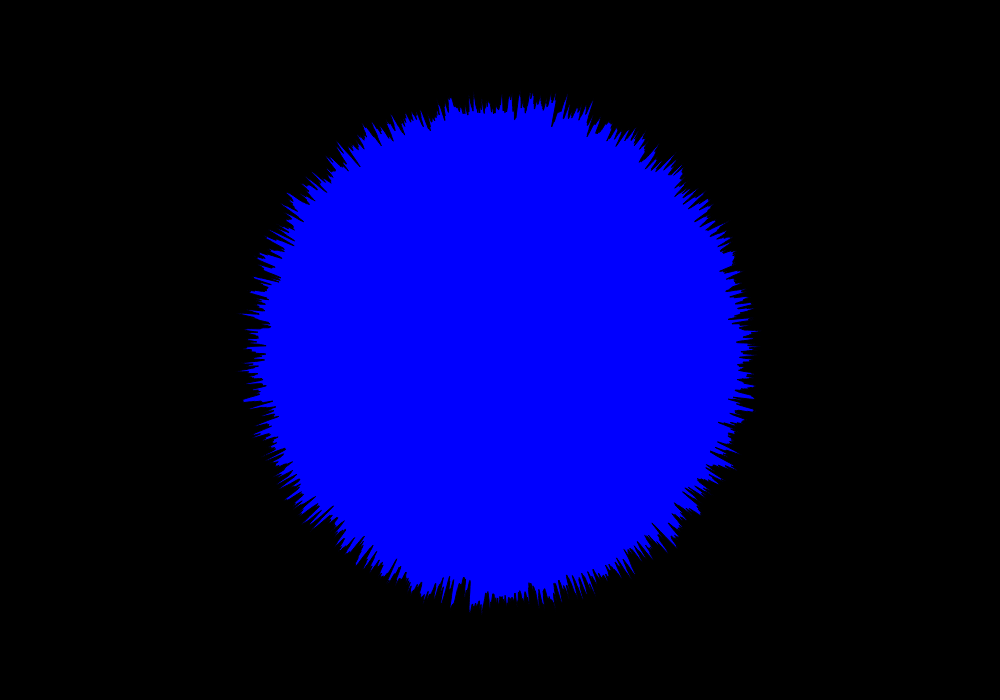
Frame 1 (no input)
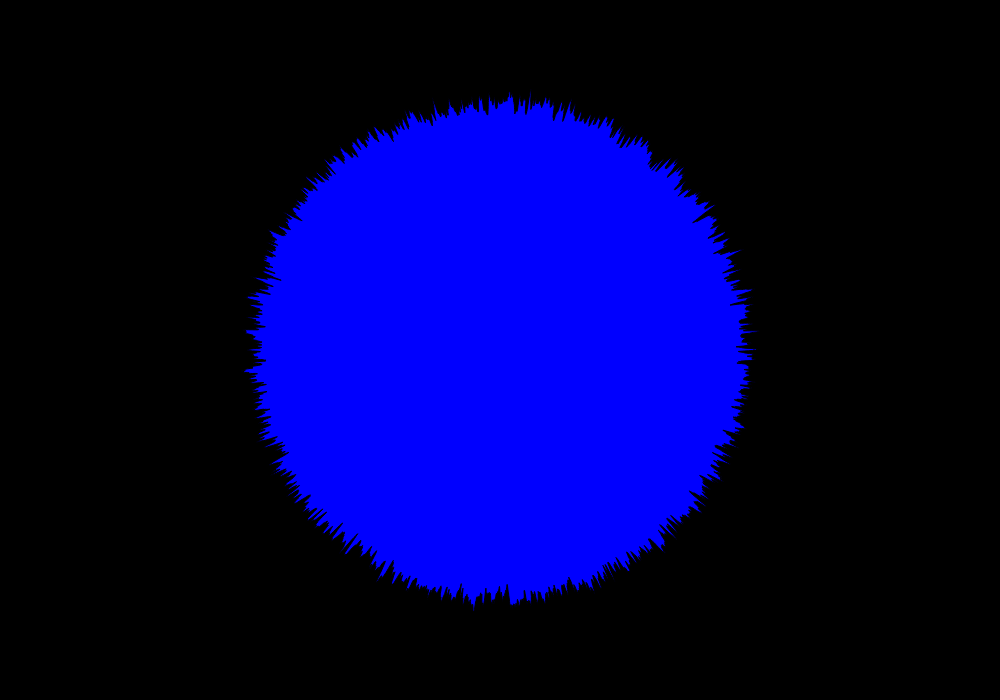
Frame 60 (no input)
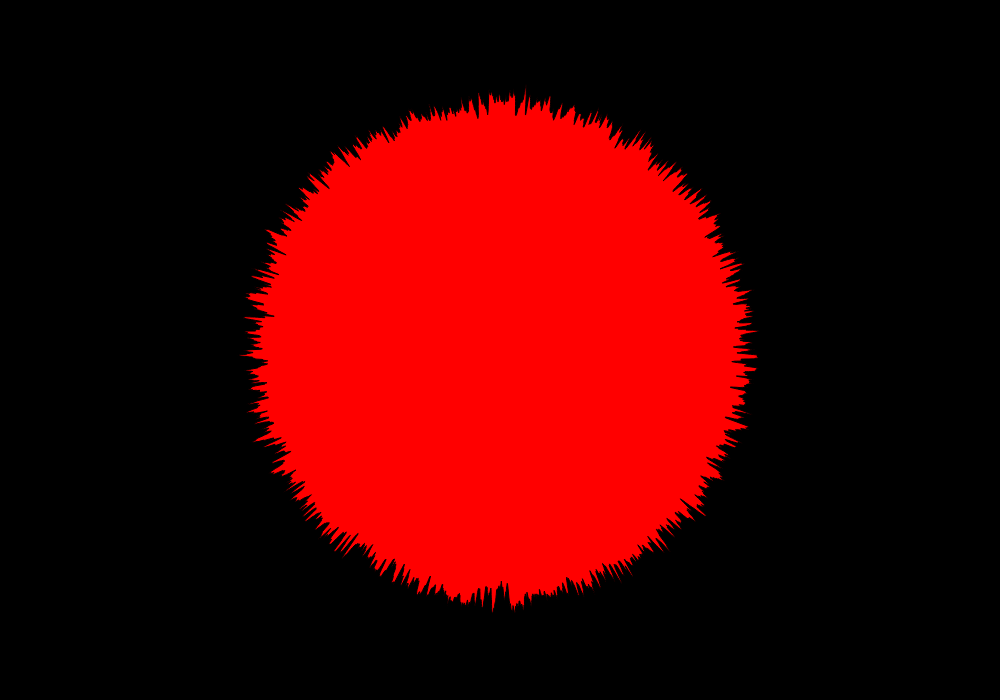
Frame 120 (the mouse pressed at the canvas centre since frame 60)

The p5.js sketch that drew these frames (run headless with seeded random() and noise() and a simulated clock; from frame 60 on, the mouse is pressed at the canvas centre):

// p5.js sketch
// ── sketch.js
var yoff = 0.0;

function setup() {
  createCanvas(1000, 700);
}

function draw() {
  background(0);
  var not = 0;
  var myArray = [255,0]
  var rand = myArray[Math.floor(Math.random() * myArray.length)];
  if (rand === 255){
    not = 0;
  } else {
    not = 255;
  }
  translate(width / 2, height / 2);

  var radius = 250;

  beginShape();
  fill(rand, 0 , not);
  var xoff = 0;
  for (var a = 0; a < TWO_PI; a += 0.001) {
    var offset = map(noise(xoff, yoff), 0, 1, -25, 25);
    var r = radius + offset;
    var x = r * cos(a);
    var y = r * sin(a);
    vertex(x, y);
    xoff += 0.1;
    //ellipse(x, y, 4, 4);
  }
  endShape();

  yoff += 0.01;
}
